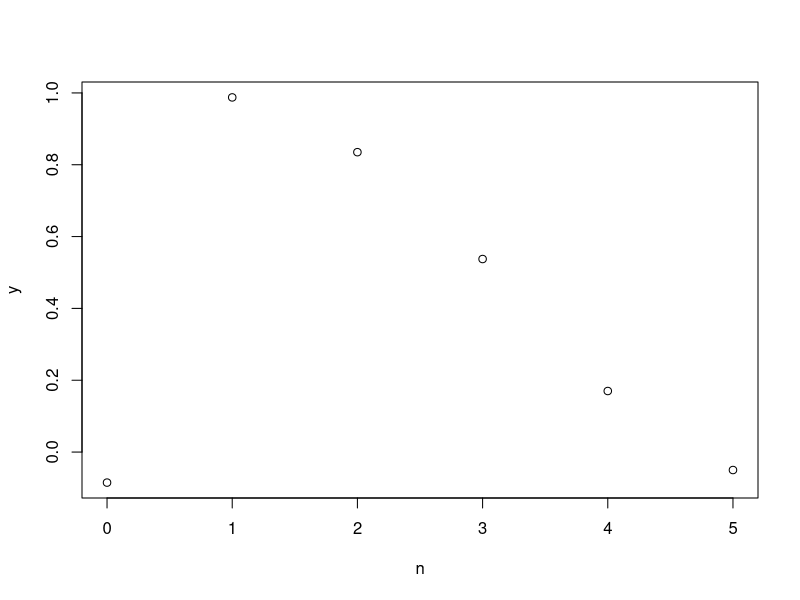

Write R code to recreate this figure.
n <- c(0:5)  #各データを設定
x1 <- c(0.05,0.81,0.97,0.61,0.34,-0.24)
x2 <- c(-0.52,1.28,0.83,0.43,0.16,0.06)
x3 <- c(0.05,0.85,0.89,0.55,0.25,0.13)
x4 <- c(0.08,1.01,0.65,0.56,-0.07,-0.15)

y <- (x1+x2+x3+x4)/4  #加算平均の結果をyとする

plot(n,y)  #図示
